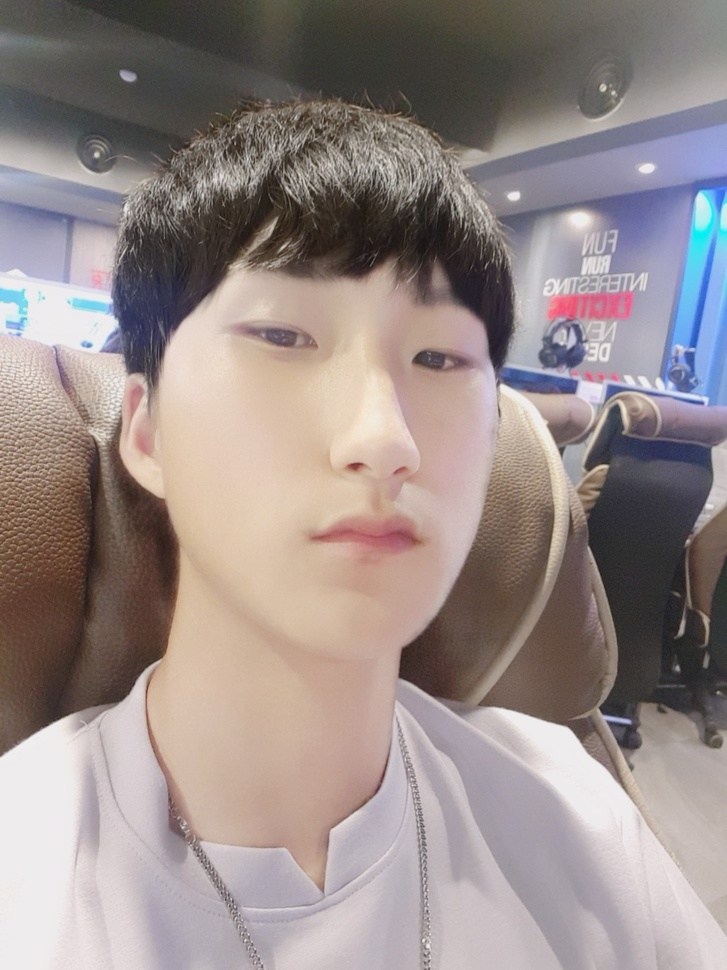
#> input picture images/myphoto.jpeg, 727 x 970 px, shrunk from 1080 x 1440 before the run
$ python image.py
#> lines starting #> are read from the running program, lines starting #| are printed output that depends on the picture
import cv2

img_color = cv2.imread('images/myphoto.jpeg', cv2.IMREAD_COLOR)
#> img_color is the input picture: shape (970, 727, 3); mean B, G, R 137.5, 139.7, 151.6

cv2.imshow('Show image', img_color)

cv2.waitKey(0)

img_gray = cv2.cvtColor(img_color, cv2.COLOR_BGR2GRAY)
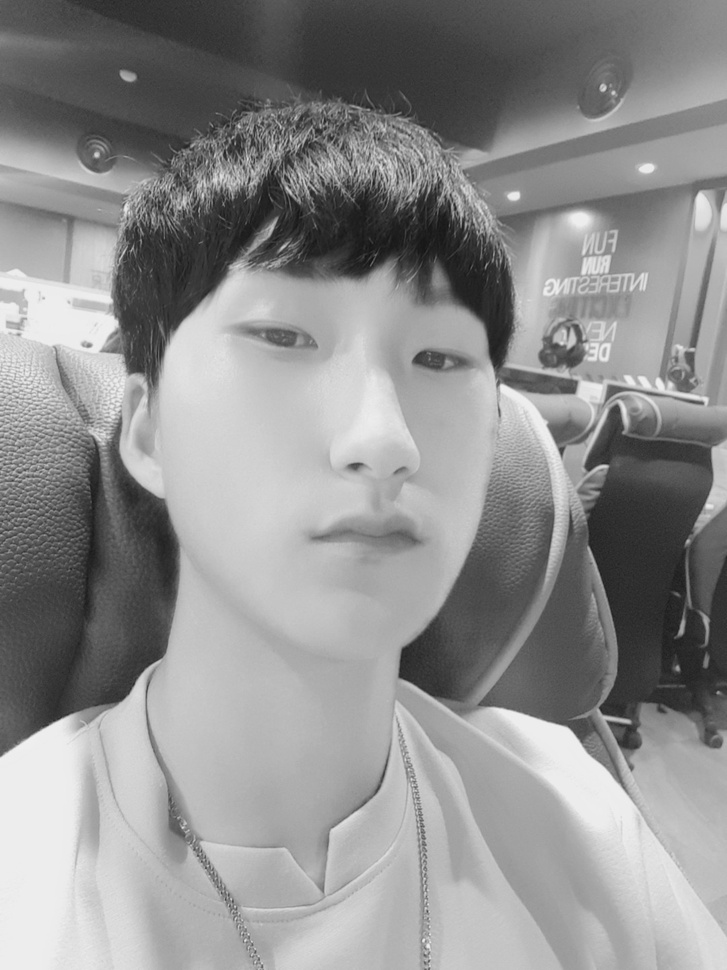
#> img_gray: shape (970, 727); min 19, max 241, mean 143

cv2.imshow('Show converted gray image', img_gray)
cv2.waitKey(0)

cv2.imwrite('images/cvtimg.jpg', img_gray)

cv2.destroyAllWindows()

$ run again, with images/ltj.jpeg copied over images/myphoto.jpeg
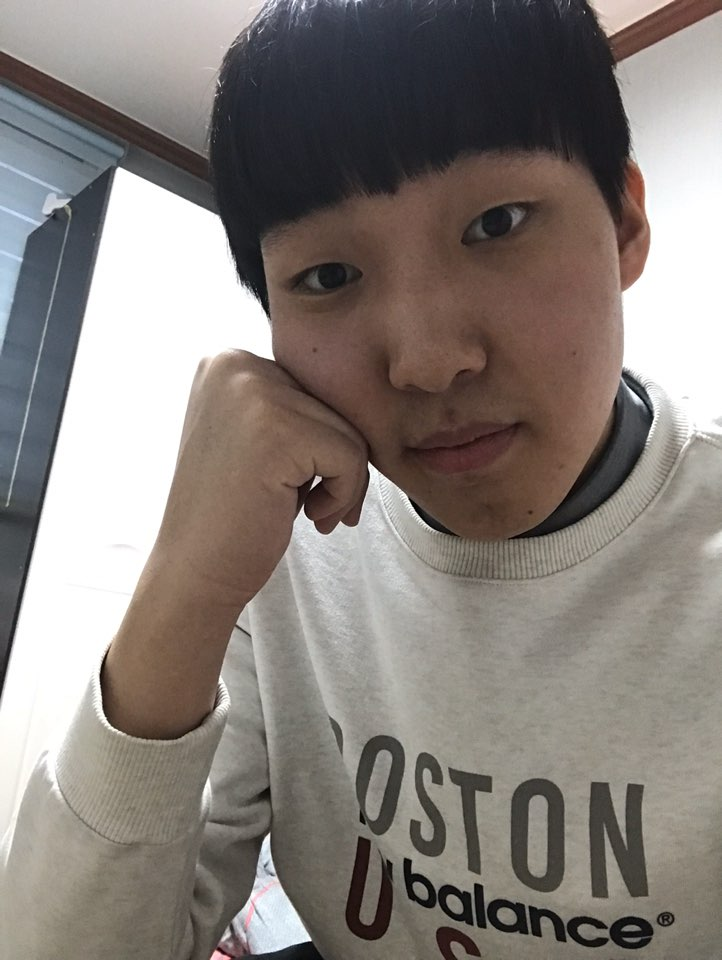
#> input picture images/ltj.jpeg, 722 x 960 px
#> img_color is the input picture: shape (960, 722, 3); mean B, G, R 121.7, 126.7, 134.1
#> `img_gray = cv2.cvtColor(img_color, cv2.COLOR_BGR2GRAY)`:
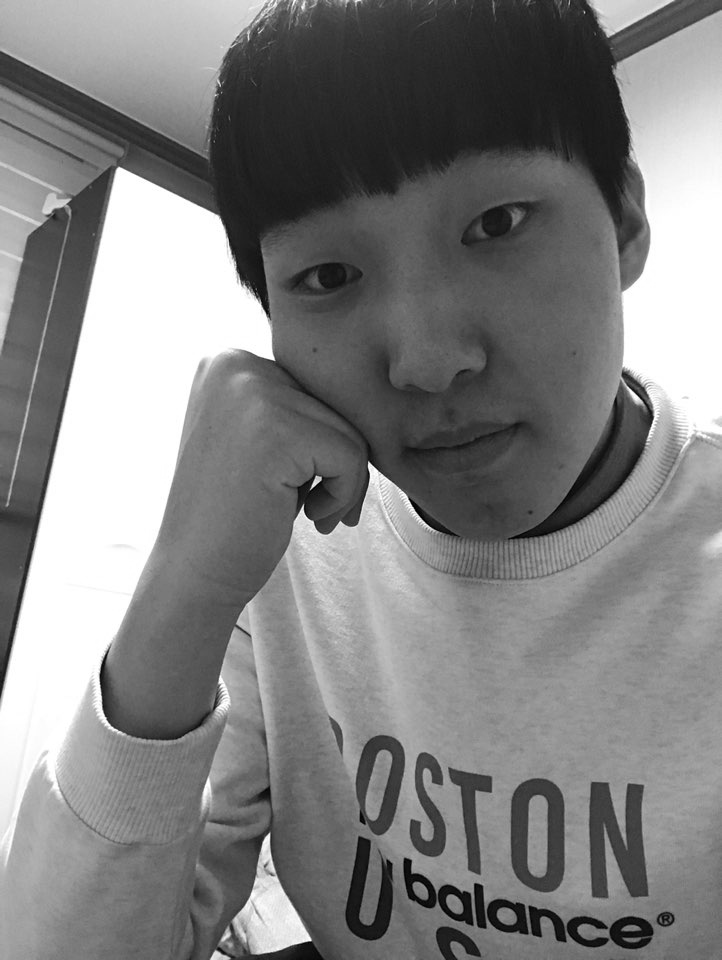
#> img_gray: shape (960, 722); min 0, max 255, mean 128.3
